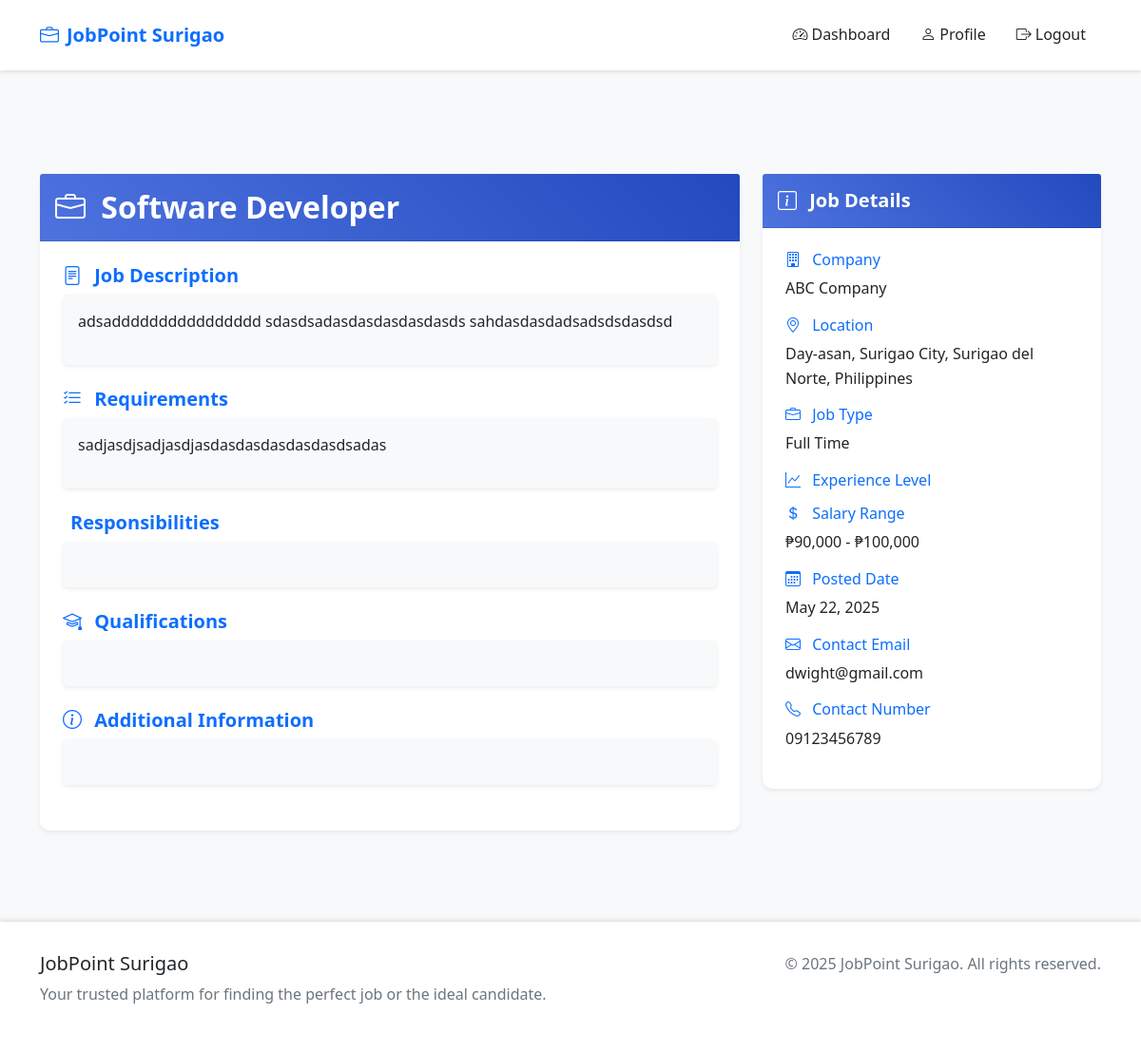
The page /jobs/8/ (signed in) on the database its author committed.
### jobs/models.py (models this page shows, shortened)
class Job(models.Model):
    JOB_TYPE_CHOICES = [
        ('full_time', 'Full Time'),
        ('part_time', 'Part Time'),
        ('contract', 'Contract'),
        ('internship', 'Internship'),
        ('temporary', 'Temporary'),
    ]
    title = models.CharField(max_length=200)
    company = models.ForeignKey(User, on_delete=models.CASCADE, related_name='posted_jobs')
    company_name = models.CharField(max_length=200, null=True, blank=True)
    job_type = models.CharField(max_length=50, choices=JOB_TYPE_CHOICES)
    location = models.ForeignKey(Location, on_delete=models.SET_NULL, null=True, blank=True, related_name='jobs')
    description = models.TextField()
    requirements = models.TextField()
    salary_range = models.CharField(max_length=100)
    posted_date = models.DateTimeField(auto_now_add=True)
    deadline = models.DateField()
    is_active = models.BooleanField(default=True)
    views_count = models.PositiveIntegerField(default=0)
    applications_count = models.PositiveIntegerField(default=0)
    contact_email = models.EmailField(max_length=254, help_text='Contact email for job inquiries', null=True, blank=True)
    contact_number = models.CharField(max_length=20, help_text='Contact number for job inquiries', null=True, blank=True)
    class Meta:
        ordering = ['-posted_date']
        indexes = [
            models.Index(fields=['title']),
            models.Index(fields=['company']),
            models.Index(fields=['company_name']),
            models.Index(fields=['job_type']),
            models.Index(fields=['is_active']),
            models.Index(fields=['posted_date']),
            models.Index(fields=['deadline']),
            models.Index(fields=['views_count']),
            models.Index(fields=['applications_count']),
        ]

class Location(models.Model):
    country = models.ForeignKey(Country, on_delete=models.CASCADE, null=True, blank=True)
    province = models.ForeignKey(Province, on_delete=models.CASCADE, null=True, blank=True)
    city = models.ForeignKey(City, on_delete=models.CASCADE, null=True, blank=True)
    barangay = models.ForeignKey(Barangay, on_delete=models.CASCADE, null=True, blank=True)
    created_at = models.DateTimeField(auto_now_add=True)
    updated_at = models.DateTimeField(auto_now=True)
    class Meta:
        verbose_name = "Location"
        verbose_name_plural = "Locations"
        ordering = ['country', 'province', 'city', 'barangay']
        indexes = [
            models.Index(fields=['country', 'province', 'city', 'barangay']),
        ]
    def __str__(self):
        location_parts = []
        if self.barangay:
            location_parts.append(self.barangay.name)
        if self.city:
            location_parts.append(self.city.name)
        if self.province:
            location_parts.append(self.province.name)
        if self.country:
            location_parts.append(self.country.name)
        return ", ".join(location_parts) if location_parts else "No location specified"

class Barangay(models.Model):
    city = models.ForeignKey(City, on_delete=models.CASCADE, related_name='barangays')
    name = models.CharField(max_length=100)
    code = models.CharField(max_length=10)
    class Meta:
        verbose_name_plural = "Barangays"
        indexes = [
            models.Index(fields=['city', 'name']),
            models.Index(fields=['code']),
        ]
        ordering = ['city', 'name']
        unique_together = ['city', 'name']

class City(models.Model):
    province = models.ForeignKey(Province, on_delete=models.CASCADE, related_name='cities')
    name = models.CharField(max_length=100)
    code = models.CharField(max_length=10, unique=True)
    class Meta:
        verbose_name_plural = "Cities"
        indexes = [
            models.Index(fields=['province', 'name']),
            models.Index(fields=['code']),
        ]
        ordering = ['province', 'name']
        unique_together = ['province', 'name']

class Province(models.Model):
    country = models.ForeignKey(Country, on_delete=models.CASCADE, related_name='provinces')
    name = models.CharField(max_length=100)
    code = models.CharField(max_length=10, unique=True)
    class Meta:
        indexes = [
            models.Index(fields=['country', 'name']),
            models.Index(fields=['code']),
        ]
        ordering = ['country', 'name']
        unique_together = ['country', 'name']

class Country(models.Model):
    name = models.CharField(max_length=100)
    code = models.CharField(max_length=2, unique=True, validators=[
        RegexValidator(
            regex='^[A-Z]{2}$',
            message='Country code must be 2 uppercase letters',
            code='invalid_country_code'
        )
    ])
    class Meta:
        verbose_name_plural = "Countries"
        indexes = [
            models.Index(fields=['name']),
            models.Index(fields=['code']),
        ]
        ordering = ['name']

### jobs/views.py (the view)
# urls.py: path('jobs/<int:job_id>/', views.job_detail, name='job_detail'),
@login_required
def job_detail(request, job_id):
    job = get_object_or_404(Job, id=job_id)
    has_applied = False
    if request.user.is_authenticated and request.user.userprofile.user_type == 'jobseeker':
        has_applied = JobApplication.objects.filter(job=job, applicant=request.user).exists()
    context = {
        'job': job,
        'has_applied': has_applied
    }
    return render(request, 'jobs/job_detail.html', context)

### templates/jobs/job_detail.html (shortened to what this page needs)
{% extends 'base.html' %}
{% block content %}
<div class="container py-4">
    <div class="row">
        <div class="col-lg-8">
            <div class="card border-0 shadow-sm mb-4">
                <div class="card-header bg-gradient-primary text-white">
                    <h2 class="card-title mb-0">
                        <i class="bi bi-briefcase me-2"></i>
                        {{ job.title }}
                    </h2>
                </div>
                <div class="card-body">
                    <div class="mb-4">
                        <h5 class="card-title text-primary">
                            <i class="bi bi-file-text me-2"></i>
                            Job Description
                        </h5>
                        <div class="p-3 bg-light rounded-3 shadow-sm">
                            {{ job.description|linebreaks }}
                        </div>
                    </div>
                    <div class="mb-4">
                        <h5 class="card-title text-primary">
                            <i class="bi bi-list-check me-2"></i>
                            Requirements
                        </h5>
                        <div class="p-3 bg-light rounded-3 shadow-sm">
                            {{ job.requirements|linebreaks }}
                        </div>
                    </div>
                    <div class="mb-4">
                        <h5 class="card-title text-primary">
                            Responsibilities
                        </h5>
                        <div class="p-3 bg-light rounded-3 shadow-sm">
                        </div>
                    </div>
                    <div class="mb-4">
                        <h5 class="card-title text-primary">
                            <i class="bi bi-mortarboard me-2"></i>
                            Qualifications
                        </h5>
                        <div class="p-3 bg-light rounded-3 shadow-sm">
                        </div>
                    </div>
                    <div class="mb-4">
                        <h5 class="card-title text-primary">
                            <i class="bi bi-info-circle me-2"></i>
                            Additional Information
                        </h5>
                        <div class="p-3 bg-light rounded-3 shadow-sm">
                        </div>
                    </div>
                </div>
            </div>
        </div>
        <div class="col-lg-4">
            <div class="card border-0 shadow-sm mb-4">
                <div class="card-header bg-gradient-primary text-white">
                    <h5 class="card-title mb-0">
                        <i class="bi bi-info-square me-2"></i>
                        Job Details
                    </h5>
                </div>
                <div class="card-body">
                    <div class="mb-3">
                        <h6 class="text-primary mb-2">
                            <i class="bi bi-building me-2"></i>
                            Company
                        </h6>
                        <p class="mb-0">{{ job.company_name }}</p>
                    </div>
                    <div class="mb-3">
                        <h6 class="text-primary mb-2">
                            <i class="bi bi-geo-alt me-2"></i>
                            Location
                        </h6>
                        <p class="mb-0">{{ job.location }}</p>
                    </div>
                    <div class="mb-3">
                        <h6 class="text-primary mb-2">
                            <i class="bi bi-briefcase me-2"></i>
                            Job Type
                        </h6>
                        <p class="mb-0">{{ job.get_job_type_display }}</p>
                    </div>
                    <div class="mb-3">
                        <h6 class="text-primary mb-2">
                            <i class="bi bi-graph-up me-2"></i>
                            Experience Level
                        </h6>
                    </div>
                    <div class="mb-3">
                        <h6 class="text-primary mb-2">
                            <i class="bi bi-currency-dollar me-2"></i>
                            Salary Range
                        </h6>
                        <p class="mb-0">{{ job.salary_range }}</p>
                    </div>
                    <div class="mb-3">
                        <h6 class="text-primary mb-2">
                            <i class="bi bi-calendar3 me-2"></i>
                            Posted Date
                        </h6>
                        <p class="mb-0">{{ job.posted_date|date:"F d, Y" }}</p>
                    </div>
                    <div class="mb-3">
                        <h6 class="text-primary mb-2">
                            <i class="bi bi-envelope me-2"></i>
                            Contact Email
                        </h6>
                        <p class="mb-0">{{ job.contact_email }}</p>
                    </div>
                    <div class="mb-3">
                        <h6 class="text-primary mb-2">
                            <i class="bi bi-telephone me-2"></i>
                            Contact Number
                        </h6>
                        <p class="mb-0">{{ job.contact_number }}</p>
                    </div>
                </div>
            </div>
        </div>
    </div>
</div>
{% endblock %}

### templates/base.html (style rules this page uses)
:root { --primary-color: #0d6efd; --secondary-color: #6c757d; --success-color: #198754; --danger-color: #dc3545; --warning-color: #ffc107; --info-color: #0dcaf0; --light-color: #f8f9fa; --dark-color: #212529; }
body { font-family: 'Segoe UI', system-ui, -apple-system, sans-serif; line-height: 1.6; color: var(--dark-color); background-color: var(--light-color); }
.card { border: none; border-radius: 10px; box-shadow: 0 4px 6px rgba(0,0,0,0.1); transition: transform 0.3s ease; }
.card-header { background-color: white; border-bottom: 1px solid rgba(0,0,0,0.1); padding: 1rem; }
.card-body { padding: 1.5rem; }
.text-primary { color: var(--primary-color) !important; }
.bg-light { background-color: var(--light-color) !important; }

### templates/jobs/job_detail.html (style rules this page uses)
.bg-gradient-primary { background: linear-gradient(45deg, #4e73df, #224abe); }
.card-title { font-weight: 600; }

### rows shown on the page
Job: title "Software Developer", description "adsadddddddddddddddd sdasdsadasdasdasdasdasds sahdasdasdadsadsdsdasdsd", requirements "sadjasdjsadjasdjasdasdasdasdasdasdsadas", company_name "ABC Company", location "Day-asan, Surigao City, Surigao del Norte, Philippines", job_type "Full Time", salary_range "₱90,000 - ₱100,000", posted_date "May 22, 2025", contact_email "dwight@gmail.com", contact_number "09123456789"
